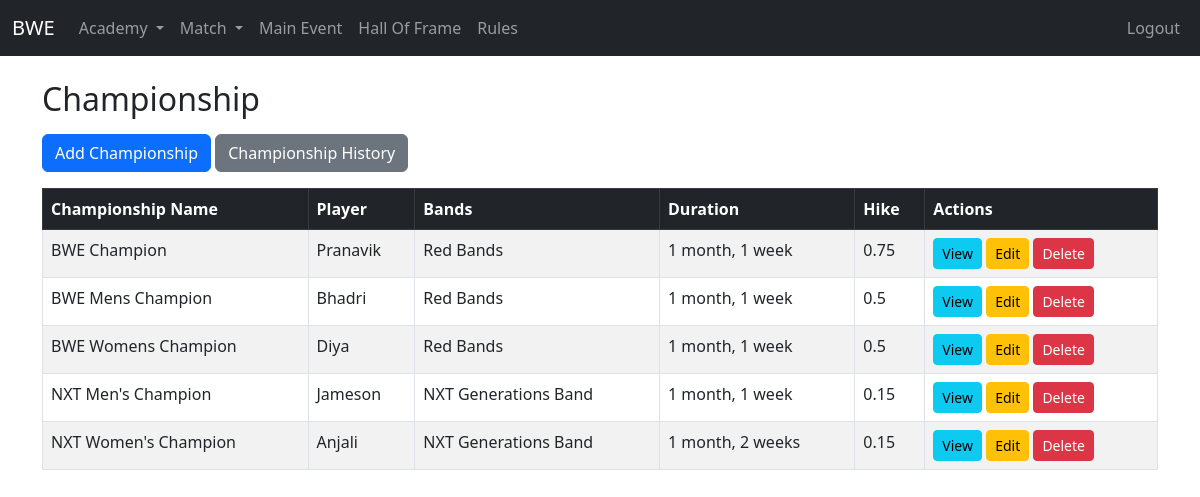
The app's page /academy/championship/ (signed in) with its own data.
### academy/models.py (models this page shows, shortened)
class Championship(models.Model):
    name = models.CharField(max_length=200)
    player = models.OneToOneField(Player, on_delete=models.CASCADE, null=True, blank=True)
    image_url = models.CharField(max_length=120, null=True, blank=True)
    hike = models.FloatField()
    updated_on = models.DateTimeField()
    class Meta:
        ordering = ["name"]

class Player(models.Model):
    GENDER_CHOICES = [
        ('Male', 'Male'),
        ('Female', 'Female'),
    ]
    name = models.CharField(max_length=200)
    gender = models.CharField(max_length=10, choices=GENDER_CHOICES)
    band = models.ForeignKey(Band, on_delete=models.CASCADE, related_name='player_band')
    wins = models.PositiveIntegerField(default=0)
    matchesplayed = models.PositiveIntegerField(default=0)
    winningpercentage = models.FloatField(default=0)
    networth = models.FloatField(default=0)
    image_url = models.CharField(max_length=120, null=True, blank=True)
    is_active = models.BooleanField(default=True)
    objects = ActivePlayerManager()
    all_objects = models.Manager()
    spouse = models.OneToOneField(
        'self',
        on_delete=models.SET_NULL,
        null=True,
        blank=True,
        related_name="partner"
    )

class Band(models.Model):
    name = models.CharField(max_length=200)
    networth = models.FloatField(default=0)
    image_url = models.CharField(max_length=120, null=True, blank=True)
    emoji = models.CharField(max_length=5, null=True, blank=True)
    def __str__(self):
        return self.name

### academy/views.py (the view)
# urls.py: path('championship/', views.championship_list, name='championship-list'),
@login_required
def championship_list(request):
    championships = Championship.objects.all().order_by('name')
    return render(request, 'academy/championship/championship_list.html', {'championships': championships})

### templates/academy/championship/championship_list.html (shortened to what this page needs)
{% extends 'base.html' %}
{% block content %}
<h2 class="mb-3">Championship</h2>
<a href="{% url 'championship-create' %}" class="btn btn-primary mb-3">Add Championship</a>
<a href="{% url 'championship-history' %}" class="btn btn-secondary mb-3">Championship History</a>
<div class="table-responsive">
<table class="table table-bordered table-striped">
  <thead class="table-dark">
    <tr>
      <th>Championship Name</th>
      <th>Player</th>
      <th>Bands</th>
      <th>Duration</th>
      <th>Hike</th>
      <th>Actions</th>
    </tr>
  </thead>
  <tbody id="table-body">
    {% include "academy/championship/partials/table_body.html" %}
  </tbody>
</table>
</div>
{% endblock %}

### templates/academy/championship/partials/table_body.html
{% for championship in championships %}
    <tr>
      <td>{{ championship.name }}</td>
      <td>{{ championship.player.name }}</td>
      <td>{{ championship.player.band }}</td>
      <td>{{ championship.updated_on|timesince }}</td>
      <td>{{ championship.hike }}</td>
      <td>
        <a href="{% url 'championship-view' championship.id %}" class="btn btn-info btn-sm">View</a>
        <a href="{% url 'championship-update' championship.id %}" class="btn btn-warning btn-sm">Edit</a>
        <a class="btn btn-danger btn-sm"
            hx-get="{% url 'championship-delete' championship.id %}"
            hx-target="#dialog"
            hx-swap="innerHTML">
        Delete
        </a>
      </td>
    </tr>
{% endfor %}

### records on screen
Championship: name "BWE Champion", player.name "Pranavik", player.band "Red Bands", updated_on "1 month, 1 week", hike "0.75"
Championship: name "BWE Mens Champion", player.name "Bhadri", player.band "Red Bands", updated_on "1 month, 1 week", hike "0.5"
Championship: name "BWE Womens Champion", player.name "Diya", player.band "Red Bands", updated_on "1 month, 1 week", hike "0.5"
Championship: name "NXT Men's Champion", player.name "Jameson", player.band "NXT Generations Band", updated_on "1 month, 1 week", hike "0.15"
Championship: name "NXT Women's Champion", player.name "Anjali", player.band "NXT Generations Band", updated_on "1 month, 2 weeks", hike "0.15"
